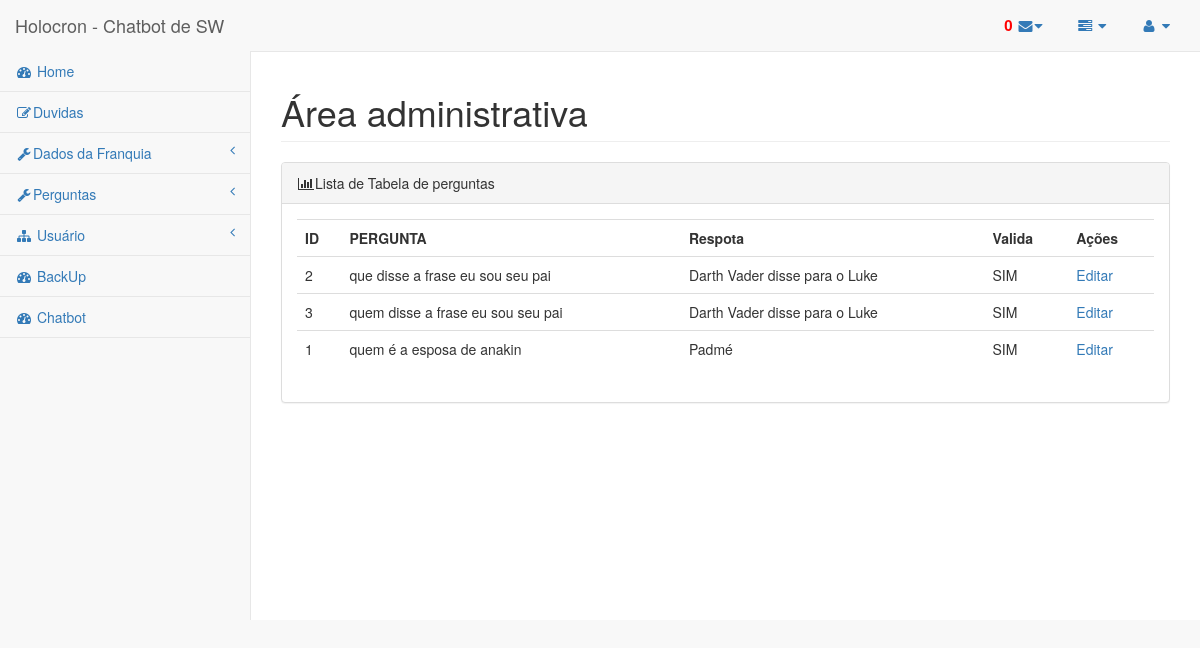
Screenshot of /EstrelaDaMorte/PergNat.php (signed in) with the database file from the repository.
### tables this page shows
CREATE TABLE `pergunta` (
  `id_pergunta` int(11) NOT NULL PRIMARY KEY AUTO_INCREMENT,
  `pergunta` text,
  `valida` int(11) NOT NULL DEFAULT '1',
  `resposta_pergunta` int(11) DEFAULT NULL
);

CREATE TABLE `respota` (
  `id` int(11) NOT NULL PRIMARY KEY AUTO_INCREMENT,
  `resposta` text NOT NULL
);

### controller/DB.php (called while the page is built, shortened)
<?php
$dbname = "tcc";

### EstrelaDaMorte/Buscas/Lista_pergunta.php (called while the page is built, shortened)
<?php
function lista_pergunta_nativa() {
    include '../controller/DB.php';
    $sql = "SELECT `id_pergunta`,  `pergunta`,`valida` ,u.resposta FROM `pergunta` p
    LEFT JOIN respota u ON p.resposta_pergunta = u.id order by resposta
 ";
    return $result1 = mysqli_query($conn, $sql);
}

### EstrelaDaMorte/PergNat.php (the view)
<?php
include './includes/cabeca.php';
include './Buscas/Lista_pergunta.php';
?>
<div id="page-wrapper">
    <div class="row">
        <div class="col-lg-12">
            <h1 class="page-header">Área administrativa</h1>
        </div>
    </div>
    <div class="row">
        <div class="col-lg-12">
            <div class="panel panel-default">
                <div class="panel-heading">
                    <i class="fa fa-bar-chart-o fa-fw"></i>Lista de Tabela de perguntas
                </div>
                <div class="panel-body">
                    <div class="row">
                        <div class="col-lg-12">
                            <div class="table-responsive">
                                <table class="table-responsive table">
                                    <tr>
                                        <th>ID</th>
                                        <TH>
                                            PERGUNTA
                                        </TH>
                                        <TH>Respota</TH>
                                        <th>Valida</th>
                                        <th>Ações</th>
                                    </tr>
                                    <?php
                                    $result = lista_pergunta_nativa();
                                    if (mysqli_num_rows($result) > 0) {
                                        while ($row = mysqli_fetch_assoc($result)) {
                                            IF ($row["valida"] == 1) {
                                                $STATUS = 'SIM';
                                            } ELSE {
                                                $STATUS = 'NÃO';
                                            }
                                            ?>
                                            <tr>
                                                <td><?= $row["id_pergunta"]; ?></td>
                                                <td><?= $row["pergunta"]; ?></td>
                                                <td><?= $row["resposta"]; ?></td>
                                                <td><?= $STATUS ?></td>
                                                <td><a href="Editar_Pergunta_Nativa-<?= $row["id_pergunta"]; ?>">Editar</a></td>
                                            </tr>
                                            <?php
                                        }
                                    } else {
                                        ?>
                                        <tr>
                                            <td>Sem nenhum resultado</td>
                                        </tr>
                                        <?php
                                    }
                                    ?>
                                </table>
                            </div>
                        </div>
                    </div>
                </div>
            </div>
        </div>
    </div>
</div>
<?php
include './includes/rodape.php';
?>

### rows the page displays
pergunta: id_pergunta "2", pergunta "que disse a frase eu sou seu pai", resposta_pergunta.resposta "Darth Vader disse para o Luke", valida "SIM"
pergunta: id_pergunta "3", pergunta "quem disse a frase eu sou seu pai", resposta_pergunta.resposta "Darth Vader disse para o Luke", valida "SIM"
pergunta: id_pergunta "1", pergunta "quem é a esposa de anakin", resposta_pergunta.resposta "Padmé", valida "SIM"

### other values shown
$i "0"
